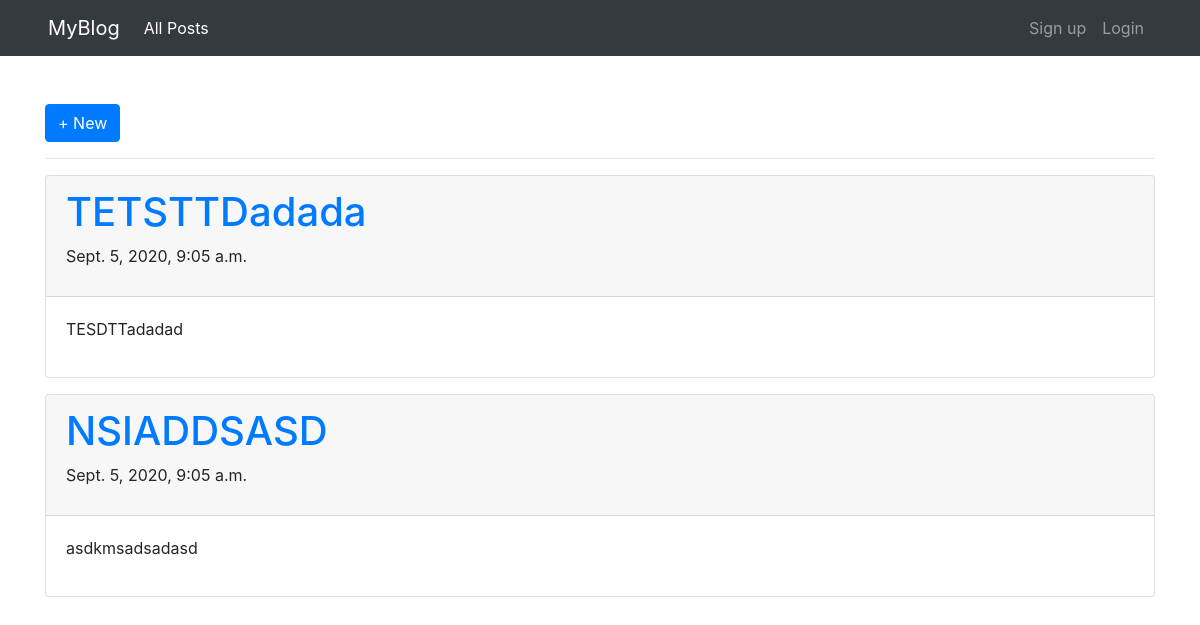
The app's page /posts/, older data.
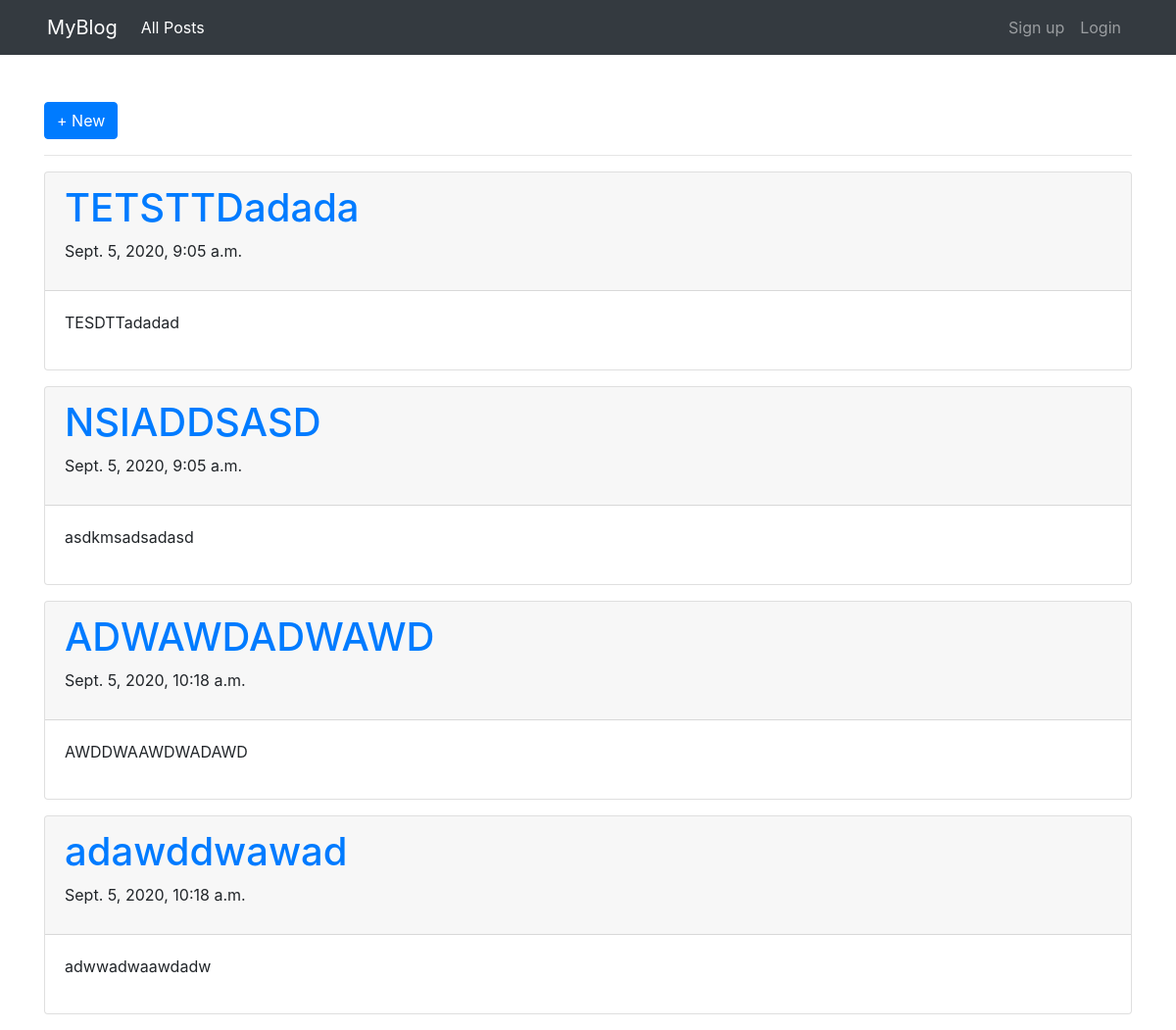
The same page, newer data.
### blog/models.py (models this page shows, shortened)
class Post(models.Model):
    post_title = models.CharField(max_length=100)
    post_content = models.CharField(max_length=250)
    created_at = models.DateTimeField(auto_now_add=True)
    author = models.ForeignKey(settings.AUTH_USER_MODEL, on_delete=models.CASCADE, default=1)

### blog/views.py (the view)
# urls.py: path('posts/', views.all_posts, name='posts'),
def all_posts(request):
    posts = Post.objects.all()
    return render(request, 'blog/posts.html', {
        'posts': posts,
        'nav': 'all_posts'
    })

### blog/templates/blog/posts.html
{% extends 'blog/main.html' %}
{% block content %}
<a class="btn btn-primary" href="{% url 'new' %}">+ New</a>
<hr>
{% if posts %}
    {% for post in posts %}
    <div class="card mb-3">
        <div class="card-header">
            <h1><a href="{% url 'detail' post.id %}">{{ post.post_title }}</a></h1>
            <p>{{ post.created_at }}</p>
        </div>
        <p class="card-body">{{ post.post_content }}</p>
    </div>
    {% endfor %}
{% else %}
    <p>There's no posts! Please add</p>
{% endif %}
{% endblock %}

### blog/templates/blog/main.html (shortened to what this page needs)
<!DOCTYPE html>
<html lang="en">
<head>
    <link rel="stylesheet" href="https://stackpath.bootstrapcdn.com/bootstrap/4.3.1/css/bootstrap.min.css">
</head>
<body>
{% include 'blog/navbar.html' %}
<div class="container">
    {% block content %}
    {% endblock %}
</div>
</body>
</html>

### blog/templates/blog/navbar.html (shortened to what this page needs)
<nav class="navbar navbar-expand-lg navbar-dark bg-dark px-5 mb-5">
        <a class="navbar-brand" href="/">MyBlog</a>
        <ul class="navbar-nav">
            <li class="nav-item {% if nav == 'all_posts' %}active{% endif %}">
                <a
                    href="/posts"
                    class="nav-link">All Posts</a>
            </li>
        </ul>
        <ul class="navbar-nav ml-auto">
            {% if not user.is_authenticated %}
            <li class="nav-item {% if nav == 'signup' %}active{% endif %}">
                <a href="/signup" class="nav-link">Sign up</a>
            </li>
            <li class="nav-item {% if nav == 'login' %}active{% endif %}">
                <a href="/login" class="nav-link">Login</a>
            </li>
            {% endif %}
        </ul>
</nav>

Row changes from the older to the newer data that the page shows:
added Post: post_title "ADWAWDADWAWD", created_at "Sept. 5, 2020, 10:18 a.m.", post_content "AWDDWAAWDWADAWD"
added Post: post_title "adawddwawad", created_at "Sept. 5, 2020, 10:18 a.m.", post_content "adwwadwaawdadw"
